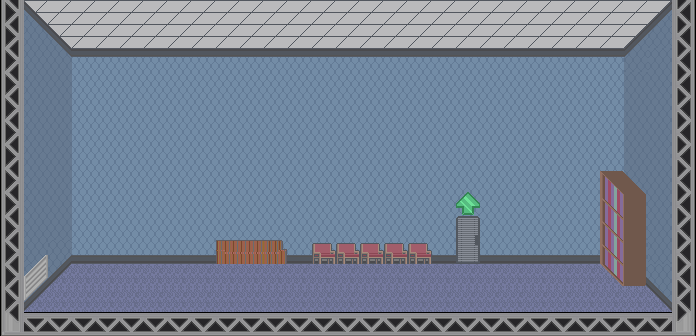

This is a level from a 2D game, rendered from its Tiled map with the project's own tilesets. A one-line summary and the map file follow, with tile-layer data summarised:
An orthogonal 29x14 tile map with 24x24 px tiles, 3 tile layers (background, side walls, accents bg) and 9 objects (3x sprite, 2x door, table, bookshelf).

<map height="14" orientation="orthogonal" tileheight="24" tilewidth="24" version="1.0" width="29">
 <properties><property name="blended tiles" value="2,11,12,13,14,15,16,17,18,19,20,21,22,23,24,25,26,27,28,29,30,32,33,34,35,36,37,38,39,40,41,42,43,44,45,46,47,48,49,50,51,52,53,54,55,56,57,58,59,60,62,63,64,65,66,67,68,69,70,71,72,73,74,75,78,79,80,81,82,83,84,85,86,87,88,89,90,92,93,94,95,96,98,99,100,101,102,103,104,105,108,109,110,111,112,113,114,115,116,117,118,119,120,121,122,123,124,125,126,128,129,130,131,132,133,134,135,138,139,140,141,142,143,144,145,146,147,148,149,150,151,152,153,154,155,156,158,159,160,161,162,163,164,165,168,169,170,171,172,173,174,175,176,177,178,179,180,181,182,183,190,191,192,193,194,195,196,197,198,199,200,201,202,203,204,205,206,207,208,209,210,211,212,213,218,221,222,223,224,225,226,227,228,229,230,231,232,233,234,235,236,237,238,239,240,241,242,243,244,245,246,247,248,249,252,253,254,255,256,257,258,259,260,261,262,263,264,265,266,267,268,269,270,271,272,273,274,275,276,277,278,279,282,283,284,285,286,287,288,289,290,291,292,293,294,295,296,297,298,299,300,301,302,303,304,305,306,307,308,309,310,311,312,313,314,317,318,319,320,321,322,323,324,325,326,327,328,329,330,331,332,333,334,335,336,337,338,339,340,341,342,343,344,345,346,347,348,349,350,351,352,353,354,355,356,357,358,359,360,361,362,366,367,368,369,370,371,372,373,374,375,376,377,378,379,380,381,382,383,384,386,387,388,389,390,391,392,396,397,398,399,400,401,403,404,405,406,407,408,409,410,411,412,413,414,415,416,417,418,419,420,421,422,426,427,428,429,430,431,433,434,435,436,437,438,439,440,441,443,444,445,446,447,448,449,450,451,452,456,457,458,459,460,461,463,464,465,466,467,468,469,470,471,473,474,475,476,477,478,479,480,481,482,486,487,488,489,490,491,492,493,494,495,500,501,503,504,505,506,507,508,509,510,511,512,513,514,515,516,517,518,519,520,521,522,523,524,525,526,527,528,529,530,531,532,533,534,535,536,537,538,539,540,1,2,3,4,5,6,7,8,9,10,11,12,13,14,15,16,17,18,19,20,21,22,23,24,25,26,27,28,29,30,31,32,33,34,35,36,37,38,41,45,46,47,48,50,51,52,53,54,55,56,57,58,59,60,61,62,63,64,65,66,67,68,69,70,71,72,73,74,75,76,77,78,79,80,81,82,83,84,8,9,10,11,12,13,14,15,20,21,22,23,24,32,33,34,35,36,37,38,39,40,41,42,43,44,45,46,47,48,55,56,57,58,59,60,61,62,63,64,65,66,67,68,69,70,71,72,73,74,75,76,77,78,79,80,81,82,83,84,87,88,89,90,91,92,93,94,95,96,97,98,99,100,101,102,103,104,105,108,110,111,112,113,114,115,116,117,118,119,120,121,122,123,124,125,126,127,128,129,130,131,132,135,136,137,138,139,140,141,142,143,144,145,147,148,149,150,151,152,153,154,155,156,158,159,160,161,162,163,164,165,166,167,168,169,170,171,172,173,174,175,176,177,178,179,180,181,182,183,184,185,186,187,188,189,190,191,192,193,194,195,196,197,198,199,200,203,204,205,208,209,210,211,212,213,214,217,218,219,220,222,223,224,227,228,229,232,233,234,235,236,237,238,241,242,243,244,245,246,247,248,249,250,251,252,253,254,255,256,257,258,259,260,261,262,263,264,265,266,267,268,269,270,271,272,273,274,275,276,277,278,279,280,281,282,283,284,285,286,287,288,289,290,291,292,293,294,295,296,297,298,299,304,305,306,307,308,309,310,311,312,313,314,315,316,317,318,319,320,321,322,323,324,328,329,330,331,332,333,334,335,336,337,338,339,340,341,342,343,344,345,346,347,348,349,350,351,352,353,354,357,358,360,361,362,363,364,365,366,367,368,371,372,373,374,375,376,377,378,381,382,384,385,386,387,388,389,390,391,392,393,394,395,396,397,398,399,400,401,402,403,404,405,406,408,409,410,411,412,413,414,415,416,417,418,419,420,421,422,423,424,425,429,430,432,433,434,435,436,437,438,439,440,441,444,445,449,453,454,455,456,457,458,459,460,461,462,463,464,465,468,469,472,473,474,475,476,477,478,479,480,2,3,4,6,7,8,9,10,11,12,13,14,15,16,17,18,19,20,21,22,23,26,27,28,29,30,31,32,33,34,35,36,37,38,39,40,41,42,43,44,45,46,47,48,49,50,51,52,53,54,55,56,57,58,59,60,61,62,63,64,65,66,67,69,70,72,73,74,77,78,82,83,84,85,86,103,104,105,1,2,3,4,5,6,7,8,9,13,15,16,19,20,21,22,26,27,28,29,30,31,32,33,34,35,39,40,41,42,43,44,45,46,47,48,52,53,54,55,56,57,58,59,60,61,62,63,64,65,66,67,68,69,70,71,72,73,74,75,76,77,78,79,80,81,82,83,84,85,86,87,88,89,90,91,92,93,94,95,96,97,98,99,100,101,102,103,104,105,106,107,108,109,110,111,112,113,114,115,116,117,118,119,120,121,122,123,124,125,126,127,128,129,130,131,133,134,135,136,137,138,139,140,141,142,143,144,146,147,148,149,150,151,152,153,154,155,156,157,158,159,160,161,162,163,164,165,166,167,168,169,1,3,5,7,8,9,10,11,13,17,18,19,21,22,23,25,26,27,28,29,30,31,33,35,36,37,39,41,42,45,46,47,48,51,52,54,55,56,58,59,60,61,63,64,66,67,68,69,70,71,73,74,75,79,80,81,82,83,84,85,87,89,90,91,94,95,96,97,98,100,101,102,103,104,105,106,107,108,109,111,112,113,114,115,116,117,118,119,120,9,10,11,15,16,21,22,32,33,36,37,38,48,49,56,59,62,67,68,69,70,78,79,80,81,82,83,84,85,86,87,88,89,90,91,92,93,94,95,96,97,98,99,100,101,102,103,104,105,106,107,108,109,110,111,112,113,114,115,116,117,118,119,120,121,2,4,5,7,8,9,10,11,12,13,14,16,18,19,20,21,22,24,25,26,27,28,29,30,31,32,33,35,37,38,39,40,41,42,43,44,45,46,47,48,49,50,51,52,53,54,55,56,57,58,60,61,62,63,64,65,66,67,68,69,71,72,74,75,76,77,78,79,80,81,82,83,84,86,87,88,89,90,91,92,93,94,95,96,97,98,99,100,102,103,104,105,106,107,108,109,110,111,112,113,114,115,116,117,118,119,120,121,5,6,7,8,9,10,11,12,13,14,15,17,18,19,20,21,22,23,24,26,27,30,31,33,35,36,39,40,42,43,44,45,46,48,49,50,51,52,53,54,55,56,57,58,59,60,61,62,63,64,65,66,67,68,69,70,72,1,2,3,4,6,7,8,9,10,11,15,16,20,21,22,23,24,28,29,30,32,36,37,38,39,40,44,45,46,48,1,2,3,4,5,6,7,8,9,10,11,12,13,14,15,16,17,18,19,20,21,23,24,25,26,29,30,33,34,36,37,39,41,42,43,44,45,46,49,52,53,54,55,58,59,64,65,66,67,68,69,70,71,73,74,75,78,79,80,81,84,85,86,87,88,89,90,91,92,93,94,95,96,97,98,99,100,101,102,103,104,107,109,116,117,119,120,121,122,123,124,125,126,127,128,129,130,135,136,137,138,139,140,141,142,143,144,145,146,147,148,149,150,151,152,153,154,155,156,160,161,162,163,164,165,166,167,168,169,170,171,172,173,174,175,176,177,178,181,182,186,187,188,189,190,191,192,193,194,196,197,198,199,201,202,203,204,207,208,212,213,214,215,216,217,218,219,220,222,223,224,225,227,228,229,230,233,234,238,239,240,241,242,243,244,245,246,247,248,249,250,251,252,253,254,255,256,259,260,264,265,266,269,270,271,272,273,274,275,276,277,278,279,281,282,283,284,285,286,290,291,292,295,296,297,298,299,300,301,302,303,304,305,306,307,308,309,310,311,312,316,317,318,319,320,321,322,323,324,325,326,327,328,329,330,331,332,333,334,335,336,337,338,342,343,344,345,346,347,348,350,353,354,355,356,357,358,359,360,361,362,363,364,366,367,368,369,370,371,372,373,374,376,377,378,379,380,381,382,383,384,385,386,389,390,392,393,394,395,396,397,398,399,400,401,402,403,404,405,406,407,409,410,411,412,415,416,417,418,419,420,421,422,423,424,425,426,427,428,429,430,431,432,433,435,436,437,438,441,442,443,444,445,446,447,448,451,452,453,454,455,456,459,460,461,462,463,464,467,468,469,471,472,473,474,477,479,480,481,482,485,486,487,489,490,491,492,493,494,495,497,498,499,500,503,505,506,507,508,511,512,513,514,515,516,517,518,519,520,521,522,523,524,525,526,529,530,531,532,533,534,537,538,539,541,542,543,544,545,546,547,548,549,551,552,553,554,555,556,557,559,560,561,562,563,564,565,566,567,568,569,570,571,572,573,574,575,576,577,578,579,580,581,582,583,584,585,586,587,588,589,590,591,592,593,594,595,596,597,598,599,600,601,602,603,604,605,606,607,608,609,610,611,612,613,614,615,616,617,618,619,620,621,622,623,624,625,626,627,628,629,630,631,632,635,636,638,639,641,642,643,644,645,646,647,648,649,650,651,652,653,654,655,656,657,658,659,660,661,662,664,665,666,667,668,669,670,671,672,673,674,675,676,1,2,4,5,7,10,11,12,13,14,15,16,18,19,20,21,22,24,25,26,27,28,29,30,31,32,33,35,36,37,38,39,40,41,42,43,44,45,46,47,48,49,50,51,52,53,54,56,57,58,62,63,64,65,66,67,68,69,71,72,73,74,75,76,77,78,79,80,81,82,83,84,86,87,88,89,90,91,92,93,94,96,97,98,99,100,102,103,104,105,106,107,108,109,110,111,112,113,114,115,116,117,118,119,120,121,8,9,10,11,12,13,14,15,16,17,18,19,20,27,28,31,32,33,34,35,36,37,38,39,40,47,48,49,50,51,52,53,54,55,56,57,58,59,60,63,64,65,67,68,69,70,71,72,73,74,75,76,77,78,79,80,81,96,97,98,99,100,101,107,108,114,115,116,117,119,120,121,127,128,134,135,136,137,138,139,140,141,146,147,148,154,155,156,157,158,159,160,161,166,167,168,169,170,171,172,173,174,175,176,177,178,179,180,181,184,185,186,187,188,190,191,192,193,194,195,196,197,198,199,200,201,204,207,208,210,211,212,213,214,215,216,217,218,219,220,221,226,227,228,229,230,231,232,233,234,235,236,237,238,239,240,241,242,243,244,245,246,247,248,249,250,251,252,253,254,255,256,257,258,259,260,261,262,263,264,265,266,267,268,269,270,271,272,273,274,275,276,277,278,279,280,281,282,283,284,285,286,287,288,289,290,291,292,293,294,295,296,297,298,299,300,301,302,303,304,305,306,307,308,309,310,311,312,313,314,315,316,317,318,319,320,321,322,323,324,325,326,327,328,329,330,331,332,333,334,335,336,337,338,339,340,341,342,343,344,345,346,347,348,349,350,351,352,353,354,355,356,357,358,359,360,361,362,363,364,365,366,367,368,369,370,371,372,373,374,375,376,377,378,379,380,381,382,383,384,385,386,387,388,389,390,391,392,393,394,395,396,397,398,399,400,10,11,19,20,22,23,30,31,32,33,34,35,36,38,46,47,48,49,58,62,69,72,73,74,75,76,77,78,80,81,82,83,84,85,86,87,88,89,90,91,92,93,96,97,98,99,100,101,102,2,3,4,5,6,7,8,9,14,15,16,17,18,19,20,21,26,27,28,29,30,31,33,38,39,40,41,42,43,44,45,49,50,51,52,53,54,55,57,58,59,60,61,62,63,64,65,66,67,69,70,71,72,73,74,75,76,77,78,79,80,81,82,83,84,6,9,10,13,14,15,16,17,41,49,50,51,52,53,54,55,58,59,60,61,62,63,64,65,67,68,70,71,72,73,74,75,76,77,78,79,80,81,82,83,84,85,88,89,90,91,92,93,94,95,96,97,98,99,100,102,103,104,105,106,107,108,109,110,111,112,113,114,116,117,118,120,121,122,123,124,125,126,127,128,129,130,131,132,133,134,135,136,137,138,139,140,141,142,143,144,145,146,147,148,149,150,151,152,153,154,155,156,8,9,10,11,12,13,14,15,16,17,18,19,20,21,22,23,24,32,33,34,35,36,37,38,39,40,41,42,43,44,45,46,47,48,55,56,57,58,59,60,61,62,63,64,65,66,67,68,69,70,71,72,73,74,75,76,77,78,79,80,81,82,83,84,85,86,87,88,89,90,91,92,93,94,95,96,97,98,99,100,101,102,103,104,105,108,109,110,111,112,113,114,115,116,117,118,119,120,121,122,123,124,125,126,127,128,129,130,131,132,133,134,135,136,137,138,139,140,141,142,143,144,145,147,148,149,150,151,152,153,154,155,156,157,158,159,160,161,162,163,164,165,166,167,168,169,170,171,172,173,174,175,176,177,178,179,180,181,182,183,184,185,186,187,188,189,190,191,192,193,194,195,196,197,198,199,200,201,202,203,204,205,206,207,208,209,210,211,212,213,214,215,216,217,218,219,220,222,223,224,225,226,227,228,229,230,231,232,233,234,235,236,237,238,239,240,241,242,243,244,245,246,247,248,249,250,251,252,253,254,255,256,257,258,259,260,261,262,263,264,265,266,267,268,269,270,271,272,273,274,275,276,277,278,279,280,281,282,283,284,285,286,287,288,289,290,291,292,293,294,295,296,297,298,299,300,301,302,303,304,305,306,307,308,309,310,311,312,313,314,315,316,317,318,319,320,321,322,323,324,328,329,330,331,332,333,334,335,336,337,338,339,340,341,342,343,344,345,346,347,348,349,350,351,352,353,354,355,356,357,358,359,360,361,362,363,364,365,366,367,368,369,370,371,372,373,374,375,376,377,378,379,380,381,382,383,384,385,386,387,388,389,390,391,392,393,394,395,396,397,398,399,400,401,402,403,404,405,406,407,408,409,410,411,412,413,414,415,416,417,418,419,420,421,422,423,424,425,426,427,428,429,430,431,432,433,434,435,436,437,438,439,440,441,442,443,444,445,446,447,448,449,450,451,452,453,454,455,456,457,458,459,460,461,462,463,464,465,466,467,468,469,470,471,472,473,474,475,476,477,478,479,480" />
  <property name="jumping" value="false" />
  <property name="title" value="Greendale" />
 </properties>
 <tileset firstgid="1" name="greendale_interior" tileheight="24" tilewidth="24">
  <image height="144" source="../images/tilesets/greendale-interior.png" width="264" />
 </tileset>
 <layer height="14" name="background" width="29">
  <data>[406 cells, 406 non-empty, 11 distinct tile ids]</data>
 </layer>
 <layer height="14" name="side walls" width="29">
  <data>[406 cells, 71 non-empty, 6 distinct tile ids]</data>
 </layer>
 <layer height="14" name="accents bg" width="29">
  <data>[406 cells, 22 non-empty, 18 distinct tile ids]</data>
 </layer>
 <objectgroup color="#0000a4" height="14" name="nodes" width="29">
  <object height="48" name="studyroomMainDoor" type="door" width="24" x="456" y="216">
   <properties>
    <property name="level" value="hallway" />
    <property name="to" value="main" />
   </properties>
  </object>
  <object height="45" name="main" type="door" width="23" x="168" y="240" />
  <object height="54" type="sprite" width="74" x="81" y="252">
   <properties>
    <property name="depth" value="28" />
    <property name="direction" value="left" />
    <property name="height" value="54" />
    <property name="sheet" value="images/table.png" />
    <property name="width" value="74" />
   </properties>
  </object>
  <object height="70" type="sprite" width="34" x="58" y="226">
   <properties>
    <property name="depth" value="17" />
    <property name="height" value="70" />
    <property name="sheet" value="images/plant.png" />
    <property name="width" value="34" />
   </properties>
  </object>
  <object height="96" type="sprite" width="24" x="648" y="216">
   <properties>
    <property name="height" value="96" />
    <property name="sheet" value="images/tallplant.png" />
    <property name="width" value="24" />
   </properties>
  </object>
 </objectgroup>
 <objectgroup height="14" name="floorspace" width="29">
  <object name="table" x="112" y="275">
   <properties>
    <property name="height" value="22" />
   </properties>
   <polygon points="0,0 40,0 10,30 -30,30" />
  </object>
  <object name="bookshelf" x="600" y="264">
   <properties>
    <property name="height" value="93" />
   </properties>
   <polygon points="-26,-27 -4,-27 48,24 24,24" />
  </object>
  <object height="4" width="34" x="61" y="279">
   <properties>
    <property name="blocks" value="true" />
   </properties>
  </object>
  <object x="24" y="312">
   <properties>
    <property name="primary" value="true" />
   </properties>
   <polygon points="0,0 48,-48 600,-48 648,0" />
  </object>
 </objectgroup>
 <objectgroup height="14" name="Object Layer 3" width="29" />
</map>
